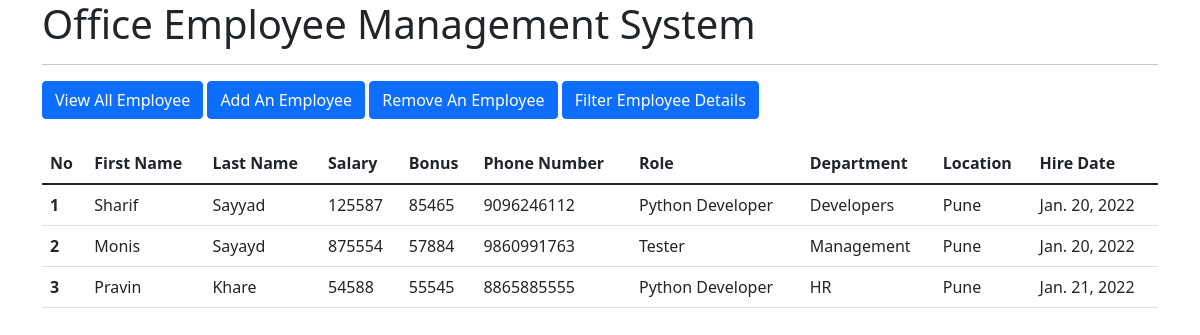
The app's page /all_emp with its own data.
### emp_app/models.py (models this page shows, shortened)
class Employee(models.Model):
    first_name = models.CharField(max_length=100,null=False)
    last_name =  models.CharField(max_length=100)
    dept = models.ForeignKey(Department,on_delete=models.CASCADE)
    salary = models.IntegerField(default=0)
    bonus = models.IntegerField(default=0)
    role = models.ForeignKey(Role,on_delete=models.CASCADE)
    phone = models.IntegerField(default=0)
    hire_date = models.DateField()
    def __str__(self):
        return f'''
                {self.first_name}
                 {self.last_name}
                 {self.role}
                '''

class Role(models.Model):
    name = models.CharField(max_length=100,null=False)
    def __str__(self):
        return self.name

class Department(models.Model):
    name = models.CharField(max_length=100,null=False)
    location = models.CharField(max_length=100)

### emp_app/views.py (the view)
# urls.py: path('all_emp', views.all_emp,name = 'all_emp' ),
def all_emp(request):
    emps = Employee.objects.all()
    context = {
        'emps':emps
    }
    print(context)
    return render(request,'view_all_emp.html',context)

### emp_app/templates/view_all_emp.html (shortened to what this page needs)
<!doctype html>
<html lang="en">
  <head>
    <link href="https://cdn.jsdelivr.net/npm/bootstrap@5.1.3/dist/css/bootstrap.min.css" rel="stylesheet">
  </head>
  <body>
    <div class="container">
        <h1>Office Employee Management System</h1>
        <hr>
        <a class="btn btn-primary" href="/all_emp" role="button">View All Employee</a>
        <a class="btn btn-primary" href="/add_emp" role="button">Add An Employee</a>
        <a class="btn btn-primary" href="/remove_emp" role="button">Remove An Employee</a>
        <a class="btn btn-primary" href="/filter_emp" role="button">Filter Employee Details</a>
        <br>
        <br>
        <table class="table">
  <thead>
    <tr>
      <th scope="col">No</th>
      <th scope="col">First Name</th>
      <th scope="col">Last Name</th>
      <th scope="col">Salary</th>
        <th scope="col">Bonus</th>
        <th scope="col">Phone Number</th>
        <th scope="col">Role</th>
        <th scope="col">Department</th>
        <th scope="col">Location</th>
        <th scope="col">Hire Date</th>
    </tr>
  </thead>
  <tbody>
  {% for emp in emps %}
    <tr>
      <th scope="row">{{emp.id}}</th>
      <td>{{emp.first_name}}</td>
      <td>{{emp.last_name}}</td>
      <td>{{emp.salary}}</td>
      <td>{{emp.bonus}}</td>
      <td>{{emp.phone}}</td>
      <td>{{emp.role.name}}</td>
      <td>{{emp.dept.name}}</td>
      <td>{{emp.dept.location}}</td>
      <td>{{emp.hire_date}}</td>
    </tr>
  {%endfor%}
  </tbody>
</table>
    </div>
  </body>
</html>

### records on screen
Employee: id "1", first_name "Sharif", last_name "Sayyad", salary "125587", bonus "85465", phone "9096246112", role.name "Python Developer", dept.name "Developers", dept.location "Pune", hire_date "Jan. 20, 2022"
Employee: id "2", first_name "Monis", last_name "Sayayd", salary "875554", bonus "57884", phone "9860991763", role.name "Tester", dept.name "Management", dept.location "Pune", hire_date "Jan. 20, 2022"
Employee: id "3", first_name "Pravin", last_name "Khare", salary "54588", bonus "55545", phone "8865885555", role.name "Python Developer", dept.name "HR", dept.location "Pune", hire_date "Jan. 21, 2022"
